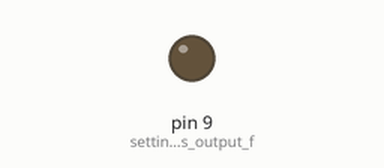
Bench run of a sketch on a simulated Arduino Uno, built with avr-gcc and run on an emulated ATmega328P. Parts: output pins drawn as LEDs (lit = HIGH). What the sketch prints to the serial monitor is not drawn.

Above: at 0.15 s.
At 39.4 s:
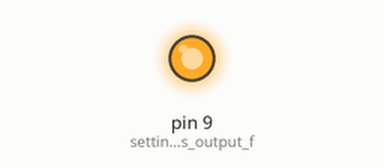
Timing chart, 0 to 43.3 s (numbered marks = the images above):
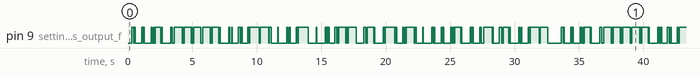

The sketch:

Transmitter-Communication_with_LASER_LDR.ino
```cpp
//char c[]="a"; //test letter
char x[7]={0,0,0,0,0,0,0}; //array to store 7 bit binary equivalent of ascii character
char c[44]; //array to store the string
String mystring = "the quick brown fox jumps over the lazy dog"; //message to be send

void setup()
{
Serial.begin(9600);
pinMode(9,OUTPUT); //setting pin 9 as output for laser
}

void loop()
{
delay(300); //indicating the start of a message
//loop to transfer the message
for (int i=0;i<44;i++)
{
mystring.toCharArray(c,44); //storing the string as an array
Serial.print(c[i]);
String thisString = String(c[i],BIN); //converting to binary equivalent of ascii character and storing it as a string
//code to transmit space
if (thisString=="100000")
{
 x[0]=0;
 for (int i=0; i<7;i++)
 {
  //Serial.println(x[i]);
  x[i+1]=thisString.charAt(i); //storing each bit of binary equivalent
  if ( x[i] == '1')
 {
 digitalWrite(9,HIGH);
 delay(50);
 }
 else
 {
 digitalWrite(9,LOW);
 delay(50);
 }
 }
 delay(400);
}
 //code for all letters other than space
 else
 {
  for (int i = 0; i <7; i++)
  {
   x[i] = thisString.charAt(i); //storing each bit of binary equivalent
   if ( x[i] == '1')
  {
   digitalWrite(9,HIGH); //laser ON for binary 1
   delay(50);
  }
  else
  {
  digitalWrite(9,LOW); //laser OFF for binary 0
  delay(50);
  }
 }
 delay(400);
}
}
}
```

Measured:
- by itself, pin 9 (setting_pin_9_as_output_f): moves between LOW and HIGH, repeating every 33.3 s
- by itself, everything shown: repeats every 33.3 s, in 144 steps
